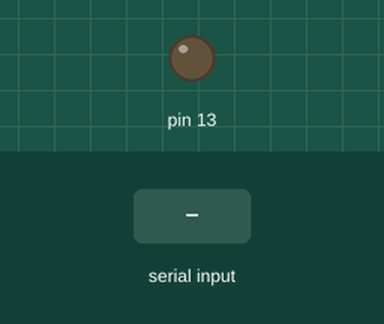
Simulated run of this sketch. Board: Arduino Uno, built with avr-gcc and run on an emulated ATmega328P. On the bench: output pins drawn as LEDs (lit = HIGH). The test bench sets the inputs (shaded band). What the sketch prints to the serial monitor is not drawn.

Above: at 1.2 s.
1.3 s: "1" received over the second serial link
At 2.1 s:
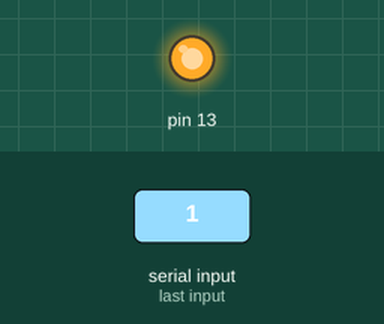
2.8 s: "0" received over the second serial link
At 3.2 s:
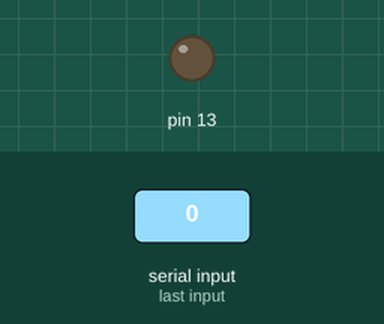
4.3 s: "2" received over the second serial link
At 5.6 s:
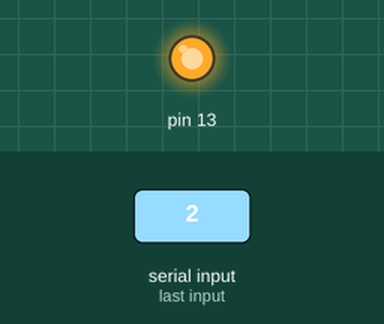
Timing chart, 0 to 7.3 s (numbered marks = the images above; inputs shaded):
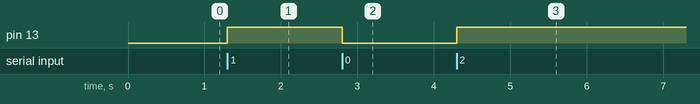

Measured:
- after the input at 1.3 s, pin 13: LOW → HIGH at once
- after the input at 2.8 s, pin 13: HIGH → LOW at once
- after the input at 4.3 s, pin 13: LOW → HIGH at once

The sketch:

Neo_gps.ino
```cpp
#include <SoftwareSerial.h>

// The serial connection to the GPS module
SoftwareSerial ss(3, 4);

int state = 0;

void setup(){
  Serial.begin(9600);
  ss.begin(9600);
  pinMode(13,OUTPUT);
}

void loop(){
  while (ss.available() > 0){
    // get the byte data from the GPS
    byte gpsData = ss.read();
    Serial.write(gpsData);
    state = not state;
    digitalWrite(13, state);
  }


}
```
